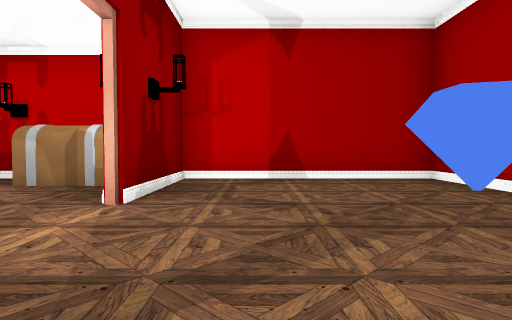
View 1 (above)

24 first-person views from a walk through a 3-D level made in the Unity game engine. The camera is 0.58 m above the floor, tilts 2° down and sees 75° across. The floor is counted in squares, 1 m on a side. Each view is taken from the middle of a square. On the plan, view 1 faces up. The plan holds only what a view shows up to about 9 squares ahead; the rest is blank. The place goes on beyond the plan. The player is left out. Door leaves are left out, so doorways stand open. Some surface patterns are stand-ins.

View 2
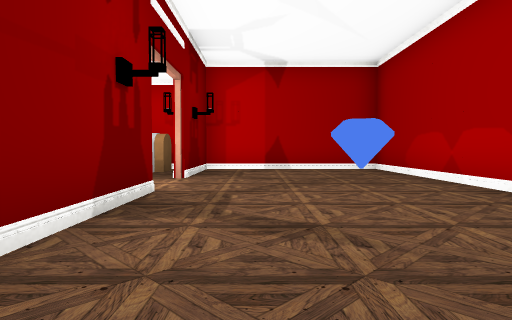

View 3
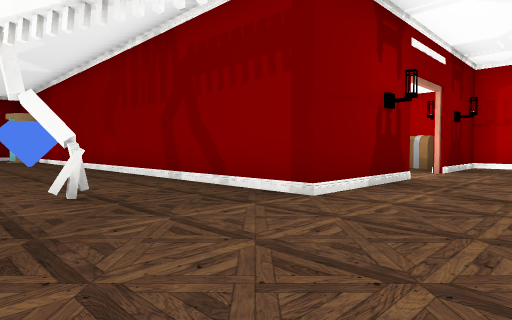

View 4
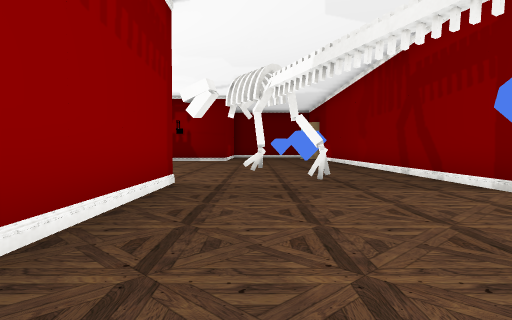

View 5
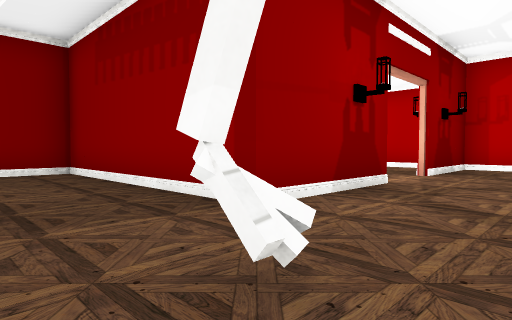

View 6
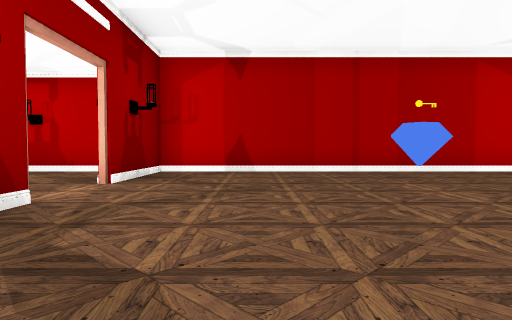

View 7
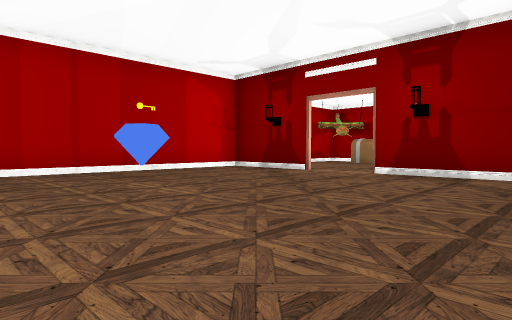

View 8
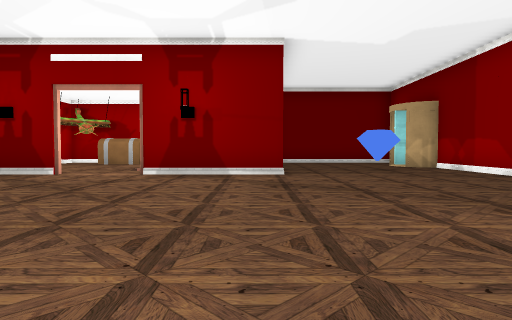

View 9
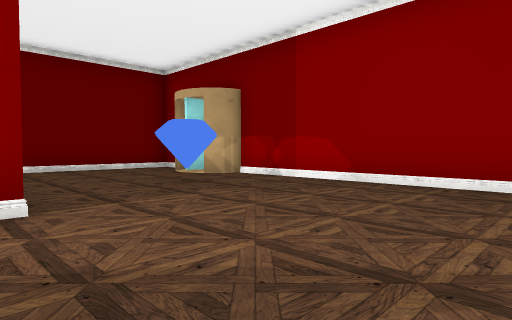

View 10
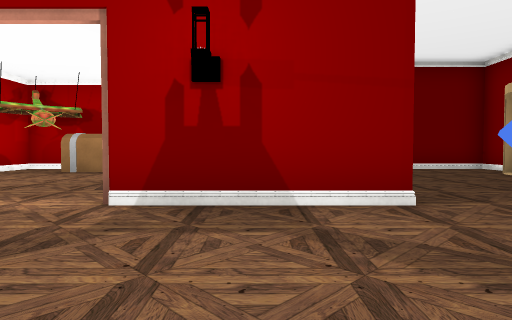

View 11
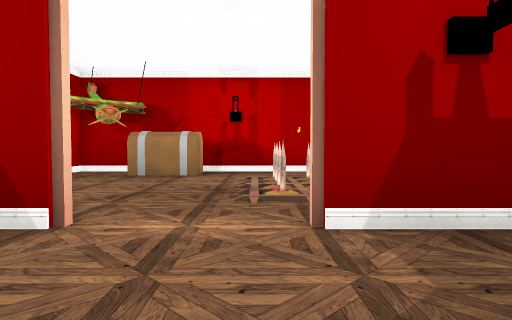

View 12
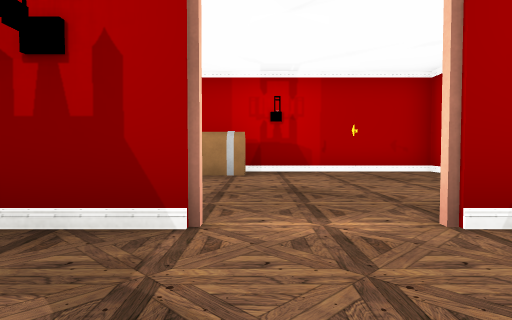

View 13
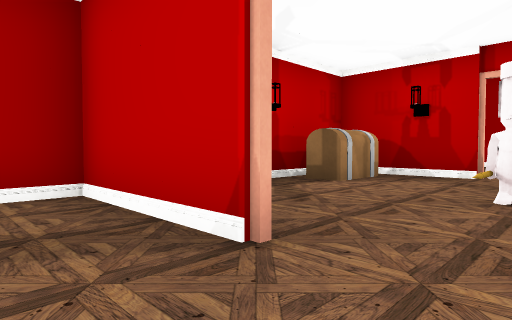

View 14
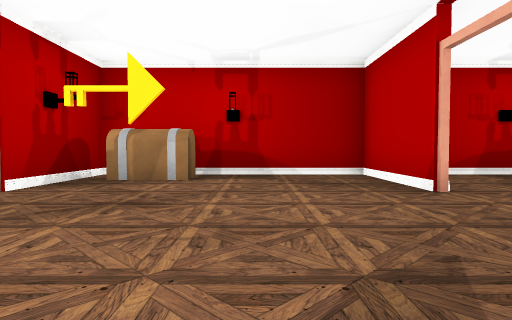

View 15
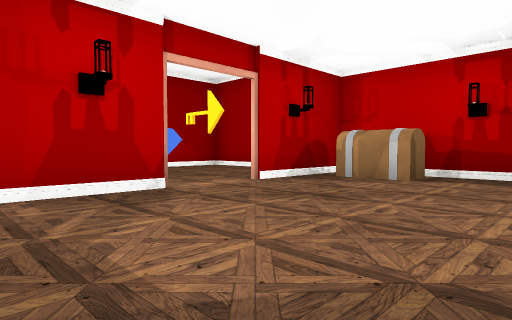

View 16
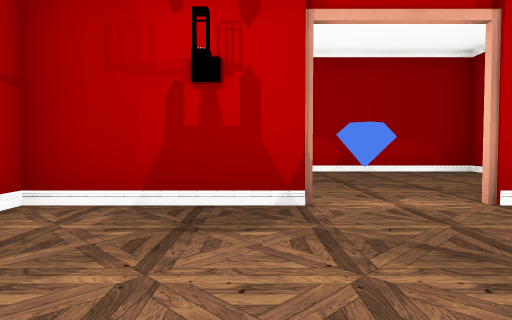

View 17
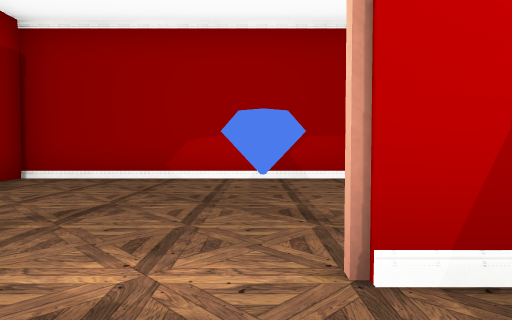

View 18
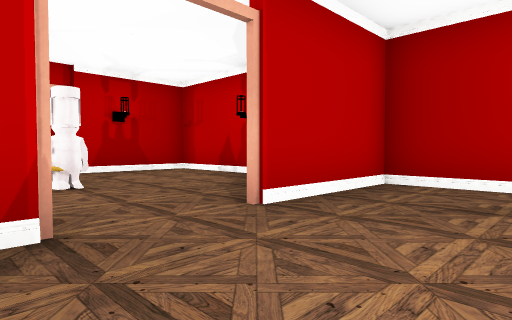

View 19
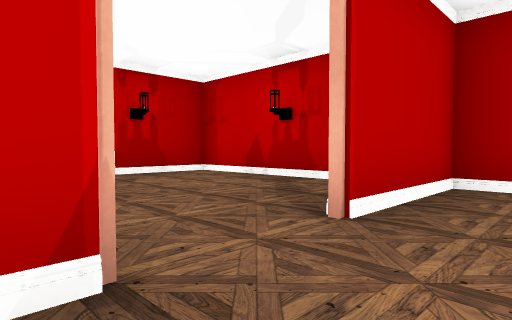

View 20
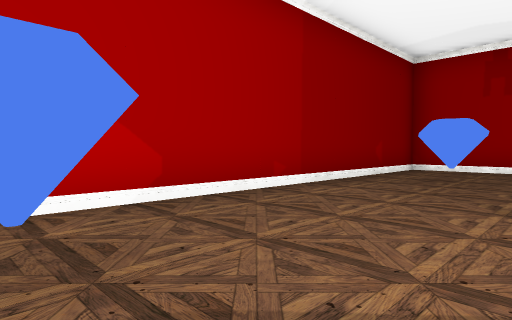

View 21
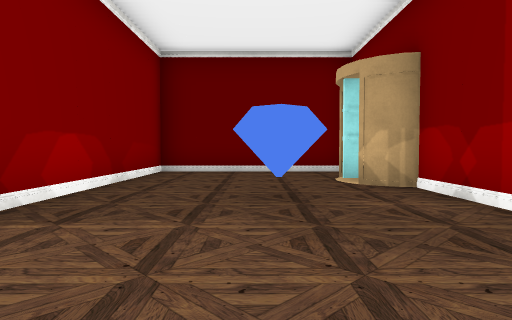

View 22
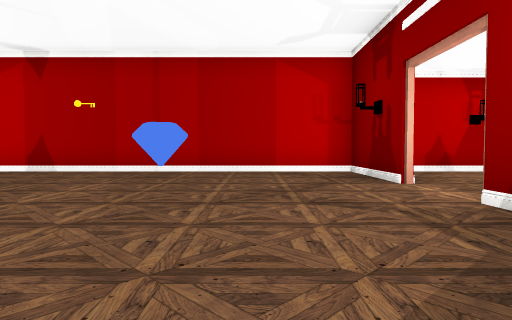

View 23
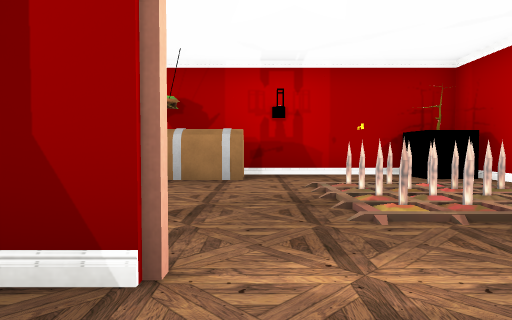

View 24
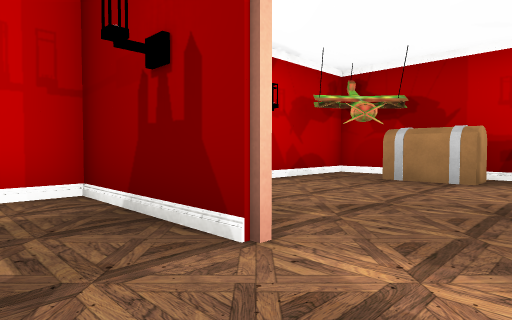

### Floor plan
Points are (right, up) in squares from view 1. A wall is a line through its corners. A room is listed if a view was taken in it or the views show most of it. See-through windows are left out.
Room 1 (views 1, 2, 3, 4, 5, 6, 7, 8, 9, 10, 11, 12, 20, 21, 22, 23, 24)
walls: (-2.6, -9.6) (-2.6, -6.4) (3.4, -6.4) (3.4, 6.4) (-1.4, 6.4) (-1.4, 3.4); (-12.4, -6.4) (-12.4, -9.6); (-1.4, 1.5) (-1.4, -1.6) (-15, -1.6); (-12.4, -11.4) (-12.4, -14.4) (-2.6, -14.4) (-2.6, -11.4); (-15.1, -2.1) (-15.5, -2.4); (-16.5, -6.4) (-13, -6.4); (-18.4, -1.9) (-18.4, -5.5)
ways out: open door at (-1.5, 2.5) to room 3; open door at (-2.5, -10.5) to room 4; opening at (-17.5, -6.5); open door at (-12.5, -10.5)
objects: other object (-14, -4) to (-14, -3); other object (-8, -13) to (-8, -12); other object (-7, -4) to (-6, -3); other object (-4, -5) to (-3, -4); other object (1, -4) to (2, -3); other object (2, 2) to (2, 3)
Room 2 (views 13, 14, 15, 16, 17, 18, 19)
walls: (-7.6, 3.4) (-7.6, 6.4) (-11.5, 6.4); (-13.4, 1.6) (-13.4, -1.4); (-9.4, -1.4) (-7.6, -1.4) (-7.6, 1.6); (-13.4, 6.5) (-13.4, 3.4)
ways out: open door at (-7.5, 2.5) to room 3; open door at (-13.5, 2.5) to room 5
objects: chest (-13, 5) to (-11, 6); key (-10, 0)
Room 3 (no view inside)
walls: (-1.6, 3.4) (-1.6, 5.5); (-5.6, -1.4) (-1.6, -1.4) (-1.6, 1.4); (-3.7, 6.4) (-5.7, 6.4)
ways out: open door at (-1.5, 2.5) to room 1; open door at (-7.5, 2.5) to room 2
objects: other object (-5, 2) to (-5, 3); chest (-3, 5) to (-2, 6)
Room 4 (no view inside)
walls: (2.9, -14.4) (3.4, -14.4) (3.4, -9.8); (-1.1, -14.4) (0.8, -14.4)
ways out: open door at (-2.5, -10.5) to room 1
objects: other object (2, -12); chest (2, -9) to (3, -8)
Room 5 (no view inside)
walls: (-17.9, 6.4) (-18.4, 6.4) (-18.4, -1.4) (-17.7, -1.4)
ways out: open door at (-13.5, 2.5) to room 2
objects: other object (-17, 3) to (-16, 3)

Where each view was taken, in squares from view 1:
view 1: 0 up, 0 right, facing up
view 2: 3 down, 0 right, facing up
view 3: 5 down, 1 right, facing up-left
view 4: 5 down, 3 right, facing left
view 5: 4 down, 5 left, facing down-right
view 6: 6 down, 5 left, facing down
view 7: 6 down, 5 left, facing down-left
view 8: 7 down, 5 left, facing left
view 9: 7 down, 9 left, facing up-left
view 10: 8 down, 9 left, facing left
view 11: 10 down, 10 left, facing left
view 12: 10 down, 5 left, facing right
view 13: 2 up, 9 left, facing up-right
view 14: 1 down, 10 left, facing up
view 15: 1 down, 9 left, facing up-left
view 16: 1 up, 10 left, facing left
view 17: 3 up, 12 left, facing left
view 18: 4 up, 10 left, facing down-right
view 19: 4 up, 9 left, facing down-right
view 20: 3 up, 0 right, facing down-right
view 21: 4 down, 10 left, facing left
view 22: 6 down, 10 left, facing down
view 23: 11 down, 11 left, facing left
view 24: 10 down, 11 left, facing down-left
